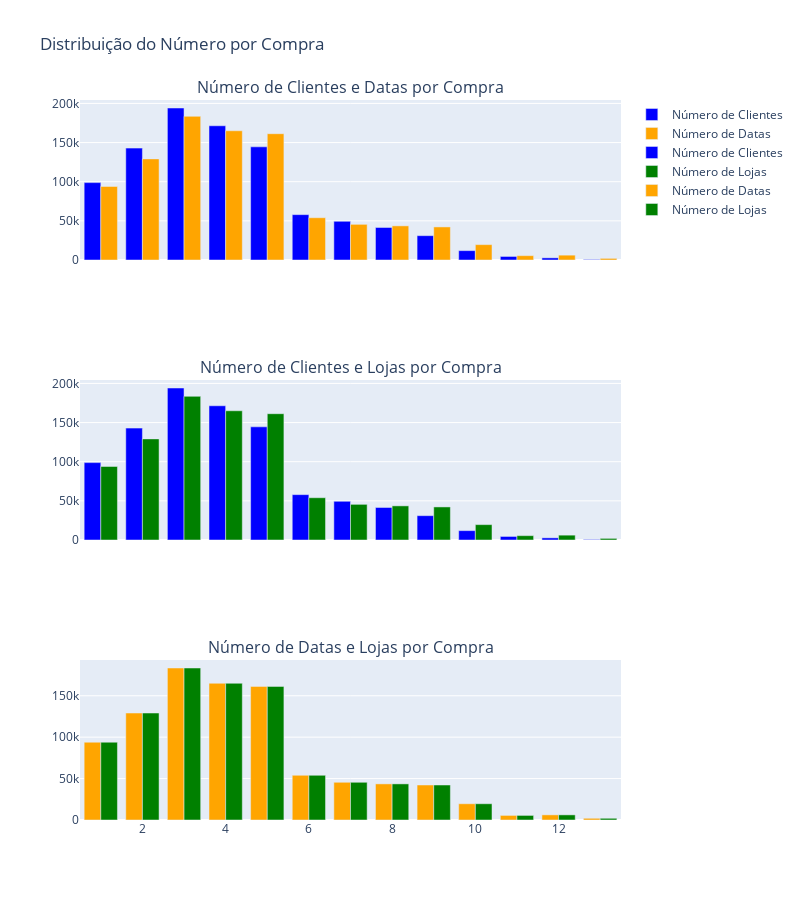

The notebook cell this image was saved under:
### Markdown cell above
## Is COD_CUPOM a primary key for the sales?

### Code cell
unique_counts = vendas.groupby('COD_CUPOM').agg({
    'COD_CLIENTE': 'nunique',
    'DATA_CUPOM': 'nunique',
    'COD_LOJA': 'nunique'
})

# Define the bins for histogram
max_value = unique_counts.max().max()
bins = np.arange(1, max_value + 2)

# Calculate histograms
freq_clientes, _ = np.histogram(unique_counts['COD_CLIENTE'], bins=bins)
freq_datas, _ = np.histogram(unique_counts['DATA_CUPOM'], bins=bins)
freq_lojas, _ = np.histogram(unique_counts['COD_LOJA'], bins=bins)

# Create subplots
fig = make_subplots(rows=3, cols=1, shared_xaxes=True,
                    subplot_titles=("Número de Clientes e Datas por Compra",
                                    "Número de Clientes e Lojas por Compra",
                                    "Número de Datas e Lojas por Compra"))

# Plot Número de Clientes por Compra vs. Número de Datas por Compra
fig.add_trace(go.Bar(x=bins[:-1], y=freq_clientes, name='Número de Clientes', marker_color='blue'), row=1, col=1)
fig.add_trace(go.Bar(x=bins[:-1], y=freq_datas, name='Número de Datas', marker_color='orange'), row=1, col=1)

# Plot Número de Clientes por Compra vs. Número de Lojas por Compra
fig.add_trace(go.Bar(x=bins[:-1], y=freq_clientes, name='Número de Clientes', marker_color='blue'), row=2, col=1)
fig.add_trace(go.Bar(x=bins[:-1], y=freq_lojas, name='Número de Lojas', marker_color='green'), row=2, col=1)

# Plot Número de Datas por Compra vs. Número de Lojas por Compra
fig.add_trace(go.Bar(x=bins[:-1], y=freq_datas, name='Número de Datas', marker_color='orange'), row=3, col=1)
fig.add_trace(go.Bar(x=bins[:-1], y=freq_lojas, name='Número de Lojas', marker_color='green'), row=3, col=1)

# Update layout
fig.update_layout(height=900, width=800, title_text="Distribuição do Número por Compra", showlegend=True)

# Show the plot
fig.show()

### Figure 1 — Plotly figure (JSON) as saved in the notebook; plotly's stock layout.template omitted (floating-point values rounded to 4 significant figures)
{"data": [{"marker": {"color": "blue"}, "name": "Número de Clientes", "type": "bar", "x": [1, 2, 3, 4, 5, 6, 7, 8, 9, 10, 11, 12, 13], "xaxis": "x", "y": [98841, 142911, 194155, 171444, 144560, 57937, 49455, 41544, 31079, 11957, 4546, 2750, 653], "yaxis": "y"}, {"marker": {"color": "orange"}, "name": "Número de Datas", "type": "bar", "x": [1, 2, 3, 4, 5, 6, 7, 8, 9, 10, 11, 12, 13], "xaxis": "x", "y": [93950, 129153, 183518, 165075, 161314, 54008, 45544, 43592, 42247, 19632, 5540, 6198, 2061], "yaxis": "y"}, {"marker": {"color": "blue"}, "name": "Número de Clientes", "type": "bar", "x": [1, 2, 3, 4, 5, 6, 7, 8, 9, 10, 11, 12, 13], "xaxis": "x2", "y": [98841, 142911, 194155, 171444, 144560, 57937, 49455, 41544, 31079, 11957, 4546, 2750, 653], "yaxis": "y2"}, {"marker": {"color": "green"}, "name": "Número de Lojas", "type": "bar", "x": [1, 2, 3, 4, 5, 6, 7, 8, 9, 10, 11, 12, 13], "xaxis": "x2", "y": [93950, 129153, 183518, 165075, 161314, 54008, 45544, 43592, 42247, 19632, 5539, 6199, 2061], "yaxis": "y2"}, {"marker": {"color": "orange"}, "name": "Número de Datas", "type": "bar", "x": [1, 2, 3, 4, 5, 6, 7, 8, 9, 10, 11, 12, 13], "xaxis": "x3", "y": [93950, 129153, 183518, 165075, 161314, 54008, 45544, 43592, 42247, 19632, 5540, 6198, 2061], "yaxis": "y3"}, {"marker": {"color": "green"}, "name": "Número de Lojas", "type": "bar", "x": [1, 2, 3, 4, 5, 6, 7, 8, 9, 10, 11, 12, 13], "xaxis": "x3", "y": [93950, 129153, 183518, 165075, 161314, 54008, 45544, 43592, 42247, 19632, 5539, 6199, 2061], "yaxis": "y3"}], "layout": {"annotations": [{"font": {"size": 16}, "showarrow": false, "text": "Número de Clientes e Datas por Compra", "x": 0.5, "xanchor": "center", "xref": "paper", "y": 1, "yanchor": "bottom", "yref": "paper"}, {"font": {"size": 16}, "showarrow": false, "text": "Número de Clientes e Lojas por Compra", "x": 0.5, "xanchor": "center", "xref": "paper", "y": 0.6111, "yanchor": "bottom", "yref": "paper"}, {"font": {"size": 16}, "showarrow": false, "text": "Número de Datas e Lojas por Compra", "x": 0.5, "xanchor": "center", "xref": "paper", "y": 0.2222, "yanchor": "bottom", "yref": "paper"}], "height": 900, "showlegend": true, "title": {"text": "Distribuição do Número por Compra"}, "width": 800, "xaxis": {"anchor": "y", "domain": [0, 1], "matches": "x3", "showticklabels": false}, "xaxis2": {"anchor": "y2", "domain": [0, 1], "matches": "x3", "showticklabels": false}, "xaxis3": {"anchor": "y3", "domain": [0, 1]}, "yaxis": {"anchor": "x", "domain": [0.7778, 1]}, "yaxis2": {"anchor": "x2", "domain": [0.3889, 0.6111]}, "yaxis3": {"anchor": "x3", "domain": [0, 0.2222]}}}
